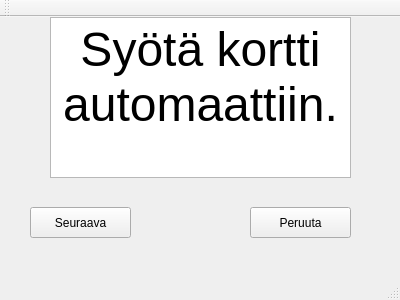
<?xml version="1.0" encoding="UTF-8"?>
<ui version="4.0">
 <class>Mainwindow</class>
 <widget class="QMainWindow" name="Mainwindow">
  <property name="geometry">
   <rect>
    <x>0</x>
    <y>0</y>
    <width>400</width>
    <height>300</height>
   </rect>
  </property>
  <property name="windowTitle">
   <string>Mainwindow</string>
  </property>
  <widget class="QWidget" name="centralWidget">
   <widget class="QTextEdit" name="textEdit">
    <property name="geometry">
     <rect>
      <x>50</x>
      <y>0</y>
      <width>301</width>
      <height>161</height>
     </rect>
    </property>
    <property name="html">
     <string>&lt;!DOCTYPE HTML PUBLIC &quot;-//W3C//DTD HTML 4.0//EN&quot; &quot;http://www.w3.org/TR/REC-html40/strict.dtd&quot;&gt;
&lt;html&gt;&lt;head&gt;&lt;meta name=&quot;qrichtext&quot; content=&quot;1&quot; /&gt;&lt;style type=&quot;text/css&quot;&gt;
p, li { white-space: pre-wrap; }
&lt;/style&gt;&lt;/head&gt;&lt;body style=&quot; font-family:'Roboto'; font-size:12pt; font-weight:200; font-style:normal;&quot;&gt;
&lt;p align=&quot;center&quot; style=&quot; margin-top:0px; margin-bottom:0px; margin-left:0px; margin-right:0px; -qt-block-indent:0; text-indent:0px;&quot;&gt;&lt;span style=&quot; font-size:36pt;&quot;&gt;Syötä kortti&lt;/span&gt;&lt;/p&gt;
&lt;p align=&quot;center&quot; style=&quot; margin-top:0px; margin-bottom:0px; margin-left:0px; margin-right:0px; -qt-block-indent:0; text-indent:0px;&quot;&gt;&lt;span style=&quot; font-size:36pt;&quot;&gt;automaattiin.&lt;/span&gt;&lt;/p&gt;&lt;/body&gt;&lt;/html&gt;</string>
    </property>
   </widget>
   <widget class="QPushButton" name="pushButtonCancel">
    <property name="geometry">
     <rect>
      <x>250</x>
      <y>190</y>
      <width>101</width>
      <height>31</height>
     </rect>
    </property>
    <property name="text">
     <string>Peruuta</string>
    </property>
   </widget>
   <widget class="QPushButton" name="pushButtonNEXT">
    <property name="geometry">
     <rect>
      <x>30</x>
      <y>190</y>
      <width>101</width>
      <height>31</height>
     </rect>
    </property>
    <property name="text">
     <string>Seuraava</string>
    </property>
   </widget>
  </widget>
  <widget class="QMenuBar" name="menuBar">
   <property name="geometry">
    <rect>
     <x>0</x>
     <y>0</y>
     <width>400</width>
     <height>27</height>
    </rect>
   </property>
  </widget>
  <widget class="QToolBar" name="mainToolBar">
   <attribute name="toolBarArea">
    <enum>TopToolBarArea</enum>
   </attribute>
   <attribute name="toolBarBreak">
    <bool>false</bool>
   </attribute>
  </widget>
  <widget class="QStatusBar" name="statusBar"/>
 </widget>
 <layoutdefault spacing="6" margin="11"/>
 <resources/>
 <connections/>
</ui>
